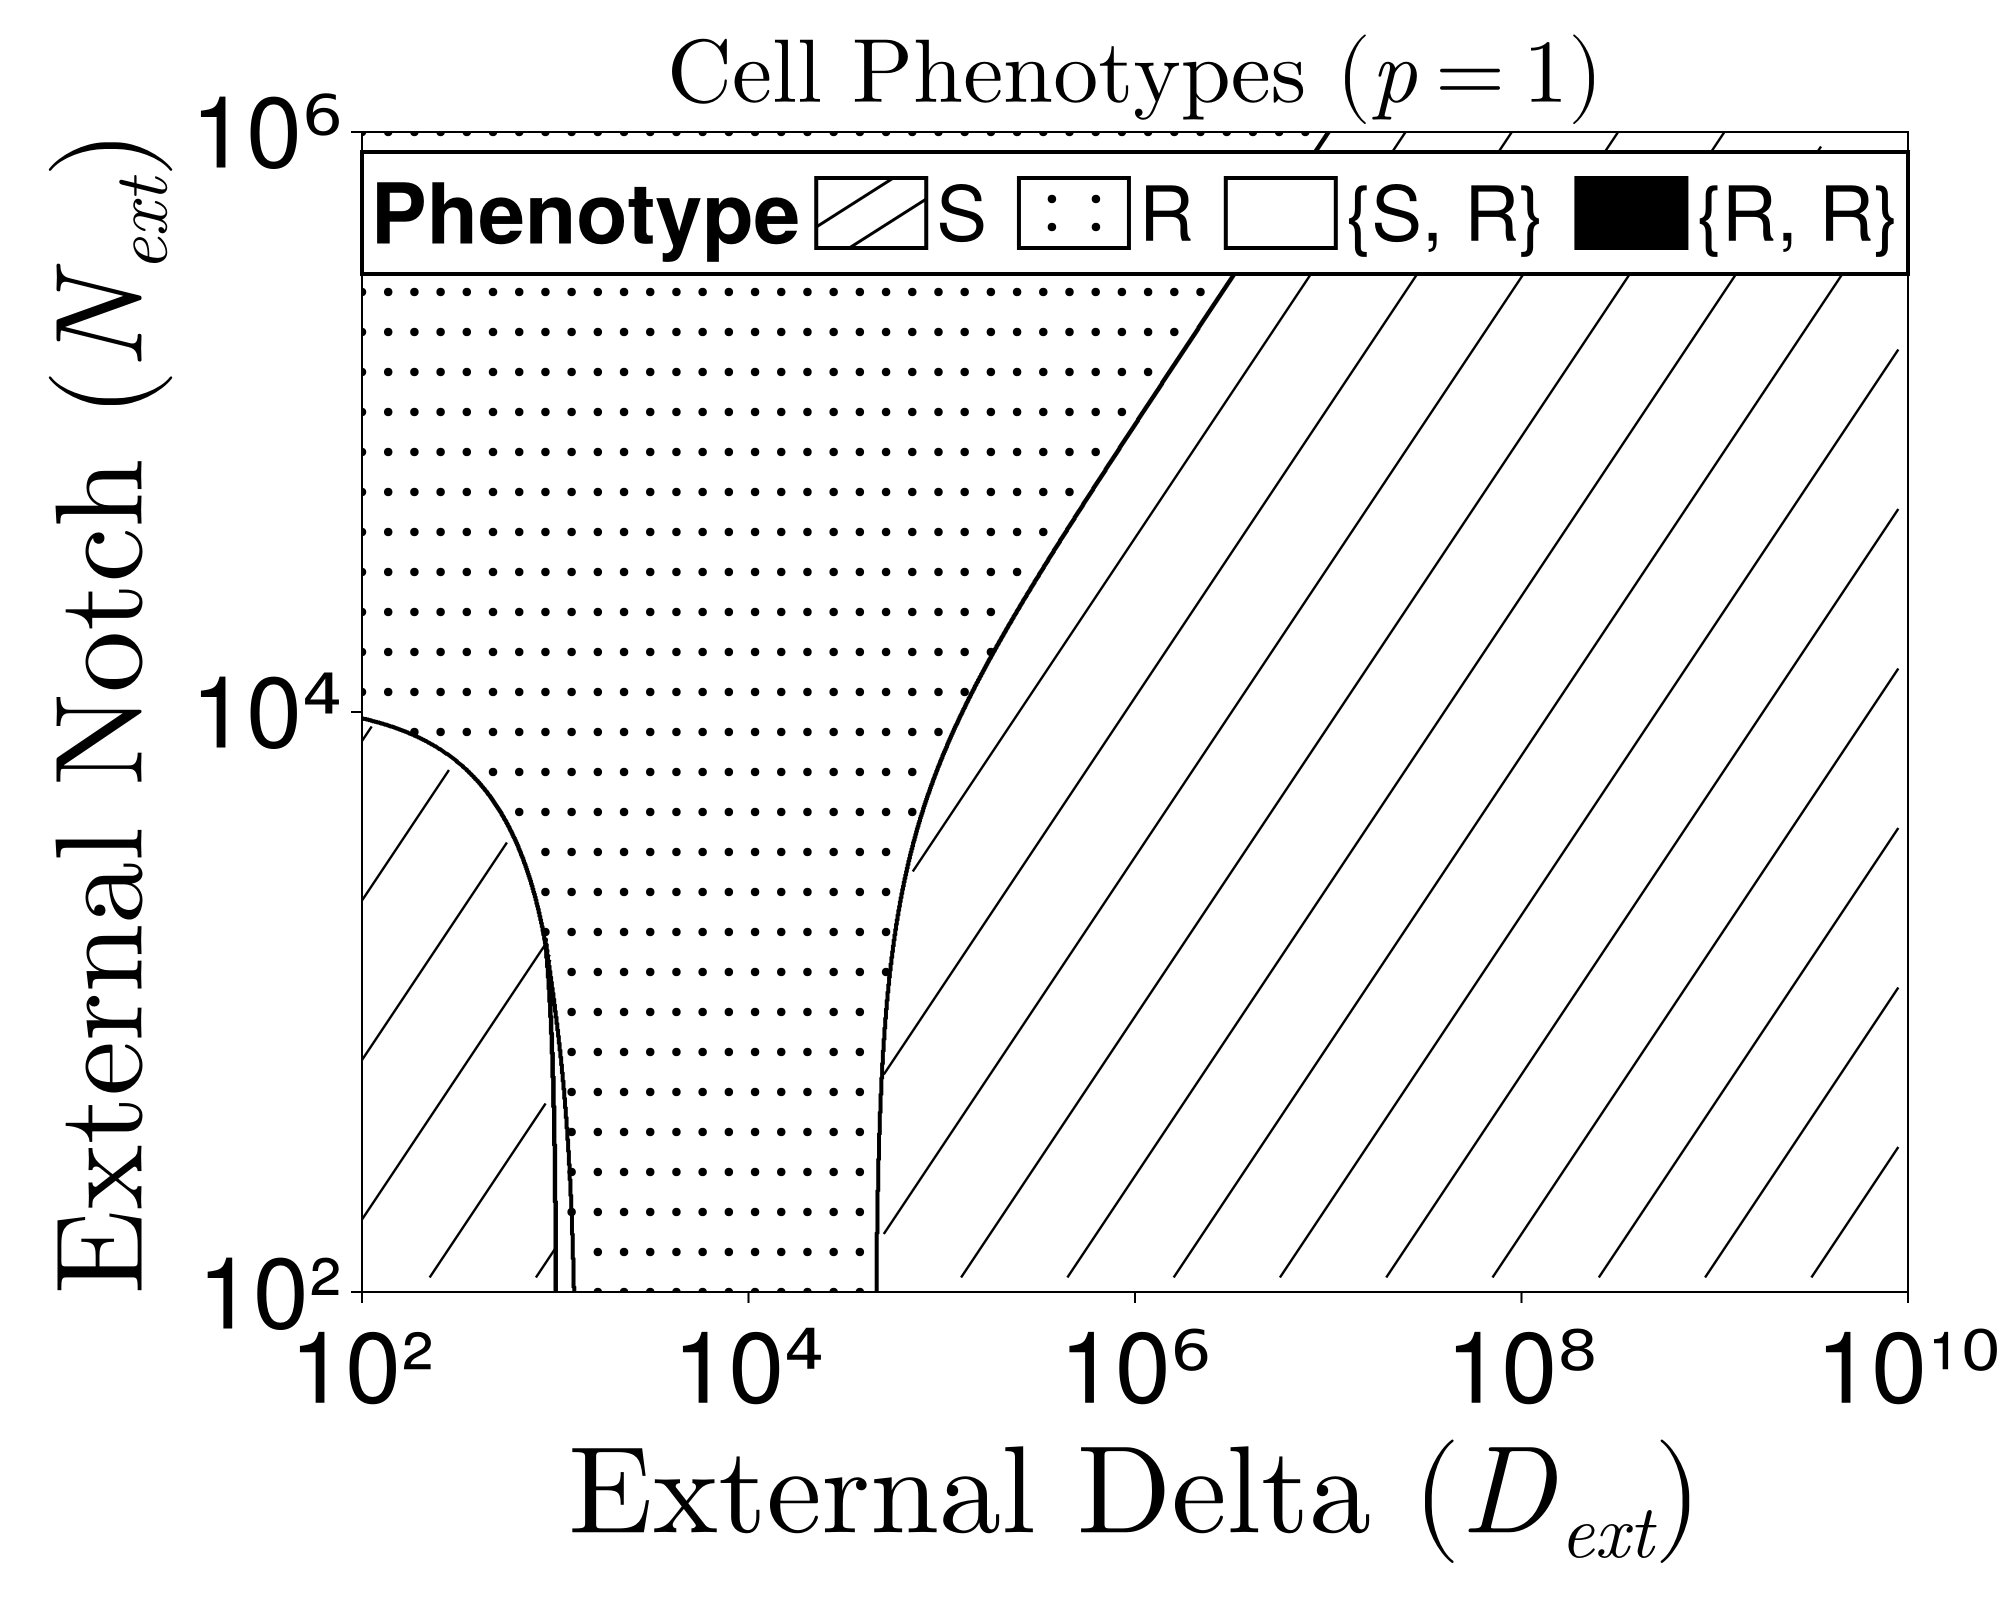

This chart was generated by the following Julia code:
# Julia code for generating a BLACK-AND-WHITE phenotype bifurcation
# w.r.t Dext and Next for the model in Boareto et al 2015 PNAS.
# Color-blind-safe rendering using patterns instead of color:
#
#   S       -> diagonal "/" marks
#   R       -> small filled dots
#   {S,R}   -> empty (pure white)
#   {R,R}   -> solid black fill
#   {S,S}   -> "X" marks  (rare for p=1, included as a safety net)
#
# Yuxin Liang, Ling Xue, Kun Zhao, Xiaoming Zheng

using CairoMakie
using LaTeXStrings
using Roots
_t_start = time()   # --- start runtime timer ---

# --- 1. Parameters ---
const p = 1
const γ = 0.1
const γI = 0.5
const kC = 5e-4
const kT = 5e-5
const βN = 500.0
const βD = 1000.0
const I0 = 200.0

const N0, D0 = βN / γ, βD / γ
const K_const = (βN * kT) / (I0 * γI * γ)
const αd, αn = (kC * βD) / (γ^2), (kC * βN) / (γ^2)

# --- 2. Robust Classification ---
function get_phenotype(Dext::Float64, Next::Float64)
    bi = K_const * Dext
    bd = (kT * Dext / γ) + 1.0
    bn = (kT * Next / γ) + 1.0
    f(N) = (2.0 - (1.0/(1.0 + (bi*N)^p))) -
           (αd*N*( (1.0/(1.0 + (bi*N)^p)) / (αn*N + bn) ) + bd*N)
    roots = Float64[]
    test_range = range(1e-9, 2.1, length=300)
    for i in 1:(length(test_range)-1)
        try
            if f(test_range[i]) * f(test_range[i+1]) < 0
                push!(roots, find_zero(f, (test_range[i], test_range[i+1])))
            end
        catch; continue; end
    end
    stable_roots = length(roots) >= 3 ? [roots[1], roots[end]] :
                   (length(roots) > 0 ? [roots[1]] : Float64[])
    if isempty(stable_roots); return 0.0; end
    states = Symbol[]
    for nr in stable_roots
        H = 1.0 / (1.0 + (bi * nr)^p)
        dr = H / (αn * nr + bn)
        push!(states, (nr * N0 > dr * D0) ? :R : :S)
    end
    if length(states) == 1
        return states[1] == :S ? 0.0 : 1.0
    else
        if all(s -> s == :R, states); return 3.0
        elseif all(s -> s == :S, states); return 4.0
        else; return 2.0; end
    end
end

# --- 3. Compute high-resolution classification grid ---
res = 2000
d_vals = collect((10.0).^range(2, 10, length=res))
n_vals = collect((10.0).^range(2,  6, length=res))
grid_data = zeros(Float64, length(n_vals), length(d_vals))

println("Calculating high-resolution grid...")
for i in 1:length(n_vals), j in 1:length(d_vals)
    grid_data[i, j] = get_phenotype(d_vals[j], n_vals[i])
end

# --- 4. Build the base layer:
#         white everywhere except {R,R} which is filled black ---
base_grid = ones(Float64, size(grid_data))   # 1.0 = white
for k in eachindex(grid_data)
    if grid_data[k] == 3.0          # {R,R}
        base_grid[k] = 0.0          # 0.0 = black
    end
end

# --- 5. Plotting ---
println("Plotting...")
begin
    fig = Figure(size = (1000, 800), fontsize = 30,
                 figure_padding = (15, 40, 15, 15))
    gl = fig[1, 1] = GridLayout()

    ax = Axis(gl[1, 1],
              title = L"\text{Cell Phenotypes } (p=%$p)",
              titlesize = 45,
              xlabel = L"\text{External Delta } (D_{ext})",
              ylabel = L"\text{External Notch } (N_{ext})",
              xlabelsize = 62,
              ylabelsize = 62,
              xticklabelsize = 50,
              yticklabelsize = 50,
              xscale = log10,
              yscale = log10,
              aspect = 4/3)

    ax.xticks = ([10^2, 10^4, 10^6, 10^8, 10^10],
                 ["10²", "10⁴", "10⁶", "10⁸", "10¹⁰"])
    ax.yticks = ([10^2, 10^4, 10^6], ["10²", "10⁴", "10⁶"])
    CairoMakie.xlims!(ax, 10^2, 10^10)
    CairoMakie.ylims!(ax, 10^2, 10^6)

    # Base: black for {R,R}, white for everything else
    CairoMakie.heatmap!(ax, d_vals, n_vals, base_grid',
        colormap = [:black, :white], colorrange = (0, 1),
        interpolate = false)

    # ---- Helper: test whether a (log_d, log_n) point lies in a given region ----
    log_d_min, log_d_max = 2.0, 10.0
    log_n_min, log_n_max = 2.0,  6.0
    in_plot(log_d, log_n) =
        log_d_min <= log_d <= log_d_max && log_n_min <= log_n <= log_n_max
    function region_at(log_d, log_n)
        if !in_plot(log_d, log_n); return -1.0; end
        d_idx = clamp(round(Int,
            (log_d - log_d_min) / (log_d_max - log_d_min) * (res - 1) + 1), 1, res)
        n_idx = clamp(round(Int,
            (log_n - log_n_min) / (log_n_max - log_n_min) * (res - 1) + 1), 1, res)
        return grid_data[n_idx, d_idx]
    end

    # ---- Continuous diagonal hatch lines in the S region ----
    # In log-coordinates, the diagonal family is log(N) = log(D) + c.
    # Each line is sampled finely and split into segments wherever it
    # crosses out of the S region, so segments run from one region
    # boundary to the next.
    hatch_spacing = 0.55     # spacing between hatch lines, in log10 units
    walk_step     = 0.05     # sampling step along each line, in log10 units
    c_min = log_n_min - log_d_max
    c_max = log_n_max - log_d_min

    for c in c_min:hatch_spacing:c_max
        seg_log_d = Float64[]
        seg_log_n = Float64[]
        log_d = log_d_min
        while log_d <= log_d_max
            log_n = log_d + c
            if in_plot(log_d, log_n) && region_at(log_d, log_n) == 0.0
                push!(seg_log_d, log_d)
                push!(seg_log_n, log_n)
            else
                # End of an S segment: emit it
                if length(seg_log_d) >= 2
                    lines!(ax, 10.0 .^ seg_log_d, 10.0 .^ seg_log_n;
                           color = :black, linewidth = 1.2)
                end
                empty!(seg_log_d); empty!(seg_log_n)
            end
            log_d += walk_step
        end
        if length(seg_log_d) >= 2
            lines!(ax, 10.0 .^ seg_log_d, 10.0 .^ seg_log_n;
                   color = :black, linewidth = 1.2)
        end
    end

    # ---- R and {S,S} regions: marker overlays at a coarse grid ----
    pattern_res_d = 60
    pattern_res_n = 30
    pattern_d = collect((10.0).^range(2, 10, length=pattern_res_d))
    pattern_n = collect((10.0).^range(2,  6, length=pattern_res_n))

    r_x, r_y   = Float64[], Float64[]
    ss_x, ss_y = Float64[], Float64[]

    for di in 1:length(pattern_d), ni in 1:length(pattern_n)
        v = region_at(log10(pattern_d[di]), log10(pattern_n[ni]))
        if     v == 1.0;  push!(r_x,  pattern_d[di]); push!(r_y,  pattern_n[ni])
        elseif v == 4.0;  push!(ss_x, pattern_d[di]); push!(ss_y, pattern_n[ni])
        end
    end

    # R: small filled dots
    if !isempty(r_x)
        scatter!(ax, r_x, r_y; marker = :circle, markersize = 6, color = :black)
    end
    # {S,S}: "X" character (rare for p=1)
    if !isempty(ss_x)
        scatter!(ax, ss_x, ss_y; marker = 'X', markersize = 18, color = :black)
    end

    # ---- Region boundaries (solid black contour lines) ----
    # Phenotype values are 0 (S), 1 (R), 2 ({S,R}), 3 ({R,R}), 4 ({S,S});
    # half-integer levels separate the regions.
    CairoMakie.contour!(ax, d_vals, n_vals, grid_data';
        levels    = [0.5, 1.5, 2.5, 3.5],
        color     = :black,
        linewidth = 2.0)

    # ---- Legend ----
    # Each entry is a black-bordered square; the pattern is drawn inside.
    border_white = PolyElement(polycolor = :white,
                               polystrokecolor = :black, polystrokewidth = 2)
    border_black = PolyElement(polycolor = :black,
                               polystrokecolor = :black, polystrokewidth = 2)

    # Two parallel slanted lines that reach the boundary of the legend square.
    # Coordinates are in the swatch's local [0,1] x [0,1] frame.
    s_line_1 = LineElement(
                   points = Point2f[(0.0, 0.30), (0.70, 1.00)],
                   color  = :black, linewidth = 1.5)
    s_line_2 = LineElement(
                   points = Point2f[(0.30, 0.0), (1.00, 0.70)],
                   color  = :black, linewidth = 1.5)

    s_swatch  = [border_white, s_line_1, s_line_2]
    r_swatch  = [border_white,
                 MarkerElement(marker = :circle, markersize = 6, color = :black,
                               points = Point2f[(0.30, 0.30), (0.70, 0.30),
                                                (0.30, 0.70), (0.70, 0.70)])]
    sr_swatch = [border_white]
    rr_swatch = [border_black]

    Legend(fig,
        [s_swatch, r_swatch, sr_swatch, rr_swatch],
        ["S", "R", "{S, R}", "{R, R}"],
        "Phenotype";
        labelsize     = 38,
        titlesize     = 42,
        patchsize     = (55, 35),
        bbox          = ax.scene.viewport,
        halign        = :center,
        valign        = :top,
        width         = Relative(1.0),
        margin        = (0, 0, 10, 10),
        orientation   = :horizontal,
        nbanks        = 1,
        titleposition = :left,
        backgroundcolor = :white,
        framevisible  = true,
        framewidth    = 2.0)

    resize_to_layout!(fig)
    display(fig)
    save("pheno_p1_BW.png", fig)
    println("Saved as pheno_p1_BW.png")
end

println("Running time: ", round(time() - _t_start, digits=2), " seconds")
